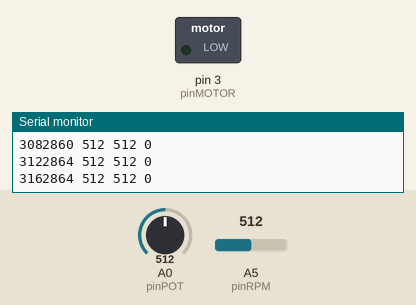
The sketch below on a simulated Arduino Uno, built with avr-gcc and run on an emulated ATmega328P. On the bench: switched loads named in the sketch (green lamp = pin HIGH), the last lines printed to the serial monitor. Inputs (shaded band) come from the test bench; at power-on: A5 (pinRPM) = 512, A0 (pinPOT) = 512.

Above: at 3.2 s.
3.3 s: A5 (pinRPM) set to 122
At 4.5 s:
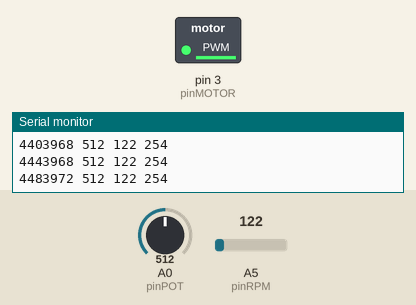
4.8 s: A0 (pinPOT) set to 306
7.8 s: A0 (pinPOT) set to 122
At 8.7 s:
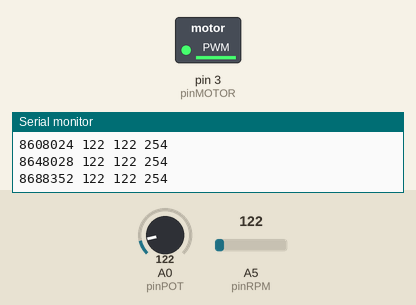
9.3 s: A5 (pinRPM) set to 0
Timing chart, 0 to 12.3 s (numbered marks = the images above; inputs shaded):
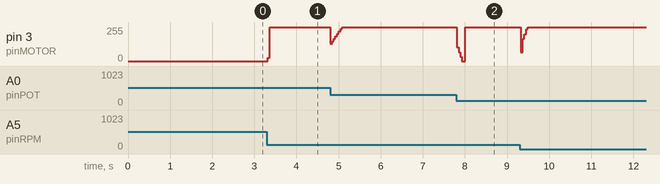

The sketch:

Isele_Koch.ino
```cpp
////////////////////////////////////////////////////////////////////////////////
// GLOBAL VARIABLES - Pin Assignments Only (Always Best to avoid global variables)
////////////////////////////////////////////////////////////////////////////////
//
// Pin Usage (Global to allow access in setup()
//
const int pinMOTOR = 3;   // Motor control with PWM on pin 3 (uses Timer 2)
const int pinRPM = A5;    // Analog Input for RPM Sensor
const int pinPOT = A0;    // Analog Input for Potentiometer = User Input

////////////////////////////////////////////////////////////////////////////////
// the setup routine runs once when you press reset:
////////////////////////////////////////////////////////////////////////////////
void setup() {
  pinMode(pinMOTOR, OUTPUT);
  analogWrite(pinMOTOR, 0);    // stop the motor

  Serial.begin(9600);
  Serial.println("Motor Control Program Running");
  delay(2000); // Give reader a chance to see the output.
}

////////////////////////////////////////////////////////////////////////////////
// the loop routine runs over and over again until reset is pressed
////////////////////////////////////////////////////////////////////////////////
void loop() {
  ///////
  // Declarations
  ///////
  static long RunTime = 0;                   // Time at end of each iteration through the "loop"
  word User_Raw_Input = 0;
  word Sensor_Raw_Input = 0;
  double User_Scaled_Input = 0.0;                   // Use floating point value to avoid type conversion issues coding
  double Sensor_Scaled_Input = 0.0;
  double Control_Command = 0.0;              // return double from control code to avoid type conversion issues
  byte MotorDutyCycleByte = 0;               // AnalogWrite requires byte argument

  //
  // get potentiometer setting
  //
  User_Raw_Input = getPot();
  User_Scaled_Input = 0.09775*User_Raw_Input;  // Convert 0-1023 into 0-100 percent

  //
  // get RPM measurements
  // With motor voltage at 6.0 volts, max input is roughly 50% of full scale
  // So, scale by factor of 2.0 to get range near 100%
  //
  Sensor_Raw_Input = getRPM();
  Sensor_Scaled_Input = constrain(2.0*0.09775*Sensor_Raw_Input,0.0,100.0);

  //
  // call control function & constrain motor command to avoid errors on conversion to byte
  //
  Control_Command = My_Control_Function(User_Scaled_Input, Sensor_Scaled_Input);
  Control_Command = constrain(Control_Command,0.0,99.9);
  Control_Command = 2.55*Control_Command;
  MotorDutyCycleByte = Control_Command;

  //
  // send command to motor
  //
  analogWrite(pinMOTOR, MotorDutyCycleByte);

  //
  // Force Constant digital update rate by waiting for fixed time change
  // Note: 40000 microseconds = 40 milliseconds = 0.04 seconds ==> 25 Hz Update Rate
  //
  while ( (RunTime + 40000) > micros()) {
  }
  RunTime = micros();

  //
  // Echo current data
  //
  Serial.print(RunTime, DEC); Serial.print(" ");
  Serial.print(User_Raw_Input, DEC); Serial.print(" ");
  Serial.print(Sensor_Raw_Input, DEC); Serial.print(" ");
  Serial.println(MotorDutyCycleByte, DEC);


  ////////////////////////////////////////////////////////////////////////////////
  // end of loop
  ////////////////////////////////////////////////////////////////////////////////
}

////////////////////////////////////////////////////////////////////////////////
// Read potentiometer setting (returns percentage 0.0 to 100.0)
////////////////////////////////////////////////////////////////////////////////
word getPot() {
  word Pot_Value;
  Pot_Value = analogRead(pinPOT);
  return Pot_Value;
}

////////////////////////////////////////////////////////////////////////////////
// Read actual RPM
////////////////////////////////////////////////////////////////////////////////
word getRPM() {
  word RPM_Value;

  RPM_Value = analogRead(pinRPM);
  return RPM_Value;
}

////////////////////////////////////////////////////////////////////////////////
// THIS IS WHERE STUDENT CODE GOES
// OUTPUT MUST BE 0.0 <= u <= 100.0
////////////////////////////////////////////////////////////////////////////////
double My_Control_Function(double y_desired, double y_actual) {
  static double y_old = 0.0;
  static double u_old = 0.0;
  static double I_accum = 0.0;

  double u_command;
  double t = 0.04;

  //Serial.print(y_desired, DEC); Serial.print(" ");
  //Serial.print(y_actual, DEC); Serial.print(" ");

  double Ku = 3.7;//3.7;
  double Pu = 0.15;//0.3;

  double Kp = 0.6*Ku;
  double Kd = Kp*Pu/8;
  double Ki = 2*Kp/Pu;

//
// put your control generating code here
//
  double P = y_desired-y_actual;
  double I_accum_test = I_accum + P; //accumulate error
  double I = I_accum_test*t;
  double D = (y_actual - y_old)/t; //see line 69

  u_command = Kp*P + Ki*I + Kd*D;


  // Prevent Integral Windup
  if((u_command>99.0 &&I>0) || (u_command<1.0 && I<0)){
      //Serial.print("BLOCK");
      I = I_accum/t;
      u_command = Kp*P + Ki*I + Kd*D;
  }else{
    I_accum = I_accum_test;
  }

  //
  // this is how we create digital states in the code
  // current value will be "old" value next time through this routine
  //

  y_old = y_actual;

  return u_command;
}
```

Measured:
- after the input at 3.3 s, pin 3 (pinMOTOR): 0/255 → 254/255 at once
- after the input at 7.8 s, pin 3 (pinMOTOR): 254/255 → 0/255 at once, → 254/255 0.20 s later
